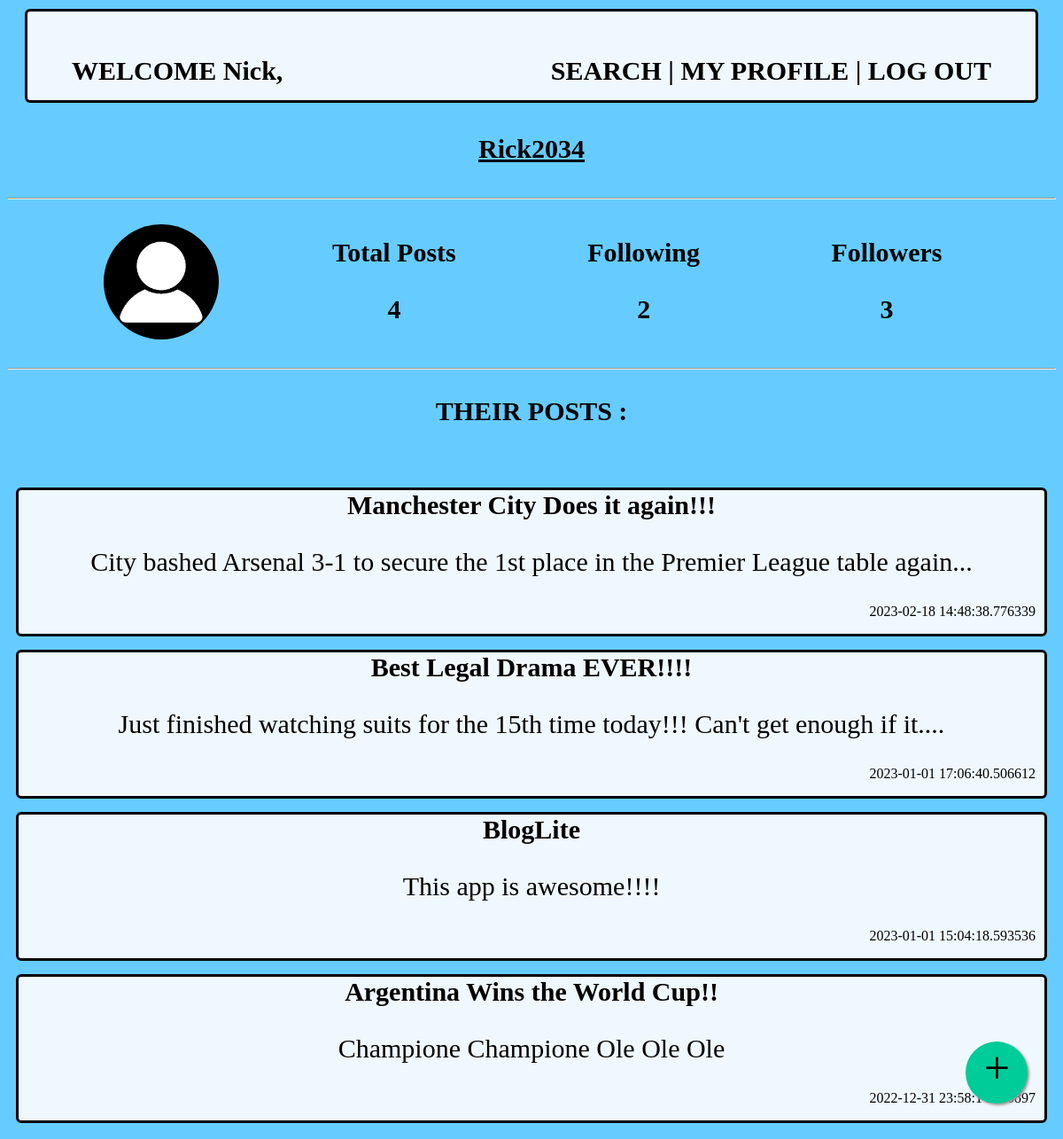
The page /Nick1234/profile/Rick2034 on the database its author committed.
### app.py (models this page shows)
class Users(db.Model):
    __tablename__ = 'users'
    user_id = db.Column(db.Integer, autoincrement = True, primary_key = True)
    username = db.Column(db.String, unique = True, nullable = False)
    email = db.Column(db.String, unique = True, nullable = False)
    first_name = db.Column(db.String, nullable = False)
    last_name = db.Column(db.String)
    password = db.Column(db.String, nullable = False)
    dob = db.Column(db.String, nullable = False)

class Posts(db.Model):
    __tablename__='posts'
    post_id = db.Column(db.Integer, nullable = False, autoincrement = True, unique= True, primary_key = True)
    title = db.Column(db.String, nullable = False)
    description = db.Column(db.String, nullable = False)
    attachment = db.Column(db.String)
    username = db.Column(db.String, db.ForeignKey("users.username"),nullable=False)
    datetime = db.Column(db.String)

### app.py (the view)
@app.route('/<username>/profile/<other_username>',methods=['GET','POST'])
def other_profile(username,other_username):
    if request.method=='GET':
        user=Users.query.filter_by(username=username).first()
        posts = Posts.query.filter_by(username=other_username).all()
        total_posts=len(posts)
        followers = Follow.query.filter_by(follower=other_username).all()
        following = Follow.query.filter_by(following=other_username).all()
        total_followers=len(followers)
        total_following=len(following)
        return render_template("other_summary.html",users=user,total_posts=total_posts,posts=posts,other_user_name=other_username,total_followers=total_followers,total_following=total_following)

### templates/other_summary.html (shortened to what this page needs)
<!DOCTYPE html>
<html>
    <head>
    <head>
    <body>
        <div class="header">
            <b style="float:left"><a href="/{{ users["username"] }}/home" formaction="/{{ users["username"] }}/home" formmethod='GET'>WELCOME {{ users["first_name"] }},</a></b><b style="float:right"><a href="/{{ users["username"] }}/search" formaction="/{{ users["username"] }}/search" formmethod='GET'>SEARCH</a> | <a href="/{{ users["username"] }}/my_profile" formaction='/{{ users["username"] }}/my_profile' formmethod='GET'>MY PROFILE</a> | <a href='/' formaction='/' formmethod='GET'>LOG OUT</a></b>
        </div>
        <div class="user_info">
            <p><b><u>{{ other_user_name }}</u></b></p>
        </div>
        <hr>
        <div class="user_info">
            <div class="container-items" name="profile_pic"><img src="images\dummy-profile-pic.png" alt="Profile Pic"></div>
            <div class="container-items" name="total_posts">
                <p align="center"><b>Total Posts</b>
                <p align="center"><b>{{ total_posts }}</b>
            </div>
            <div class="container-items" name="followers">
                <p align="center"><b>Following</b>
                <p align="center"><b>{{ total_followers }}</b>
            </div>
            <div class="container-items" name="following">
                <p align="center"><b>Followers</b>
                <p align="center"><b>{{ total_following }}</b>
            </div>
        </div>
        <hr>
        <p align="center"><b>THEIR POSTS :</b>
        <br><br>
        <div class="posts">
            {% for post in posts %}
                <div class="post">
                    <b>{{ post["title"] }}</b>
                    <br>
                    <p font-size="30px">{{ post["description"] }}</p>
                    <p style="font-size:16px" align="right">{{ post["datetime"] }}</p>
                </div>
            {% endfor %}
        </div>
        <a href="/{{ users["username"] }}/new_post" class="float" >
            <i class="my-float">+</i>
        </a>
    </body>
</html>

### templates/other_summary.html (style rules this page uses)
.header { font-family:Cambria, Cochin, Georgia, Times, 'Times New Roman', serif; font-size: 30px; background-color:aliceblue; margin-left: 20px; margin-right: 20px; margin-top: 10px; margin-bottom: 5px; border: 3px solid; border-radius: 6px; padding: 50px; }
body { background-color:#66CCFF; }
a:link { color: black; text-decoration: none; }
.user_info { display:flex; justify-content:space-evenly; flex-grow:2; }
.posts { display:flex; flex-direction:column-reverse; }
.post { font-size:30px; font-family:Cambria, Cochin, Georgia, Times, 'Times New Roman', serif; padding-left: 10px; padding-right: 10px; margin-left: 10px; margin-right: 10px; margin-top: 5px; margin-bottom: 10px; border: 3px solid; border-radius: 6px; background-color:aliceblue; text-align:center; }
div[name="followers"],div[name="following"],div[name="total_posts"] { font-size:30px; font-family:Cambria, Cochin, Georgia, Times, 'Times New Roman', serif; padding-left: 10px; padding-right: 10px; margin-left: 10px; margin-right: 10px; margin-top: 5px; margin-bottom: 10px; }
img { margin:20px 0px; border-radius:50%; height:130px; width:130px; }
p { font-family:Cambria, Cochin, Georgia, Times, 'Times New Roman', serif; font-size:30px; }
.float { position:fixed; width:70px; height:70px; bottom:40px; right:40px; background-color:#0C9; color:#FFFFFF; border-radius:50px; text-align:center; box-shadow: 2px 2px 3px #999; }
.my-float { margin-top:22px; font-family:Cambria, Cochin, Georgia, Times, 'Times New Roman', serif; font-size: 52px; }

### rows shown on the page
Users: first_name "Nick"
Posts: title "Argentina Wins the World Cup!!", description "Champione Champione Ole Ole Ole", datetime "2022-12-31 23:58:14.720897"
Posts: title "BlogLite", description "This app is awesome!!!!", datetime "2023-01-01 15:04:18.593536"
Posts: title "Best Legal Drama EVER!!!!", description "Just finished watching suits for the 15th time today!!! Can't get enough if it....", datetime "2023-01-01 17:06:40.506612"
Posts: title "Manchester City Does it again!!!", description "City bashed Arsenal 3-1 to secure the 1st place in the Premier League table again...", datetime "2023-02-18 14:48:38.776339"

### other values the page prints
{{ other_user_name }} "Rick2034"
{{ total_posts }} "4"
{{ total_followers }} "2"
{{ total_following }} "3"
